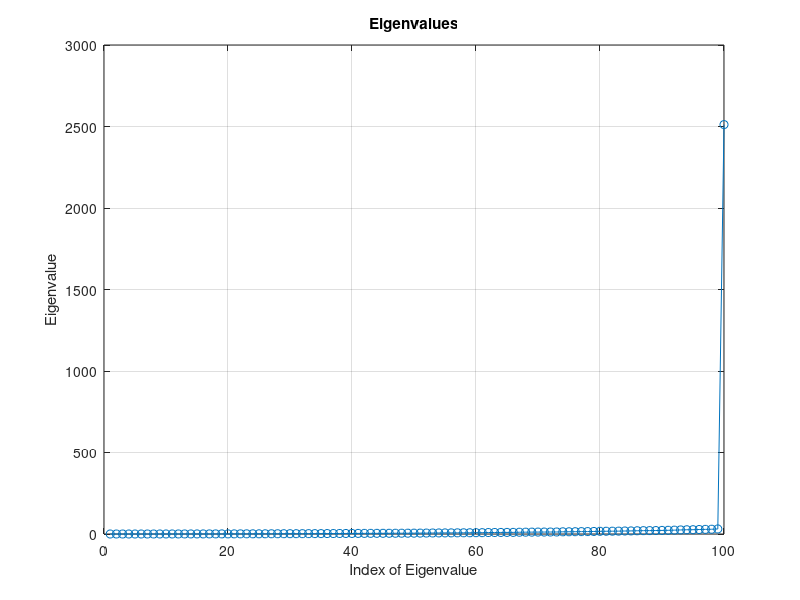
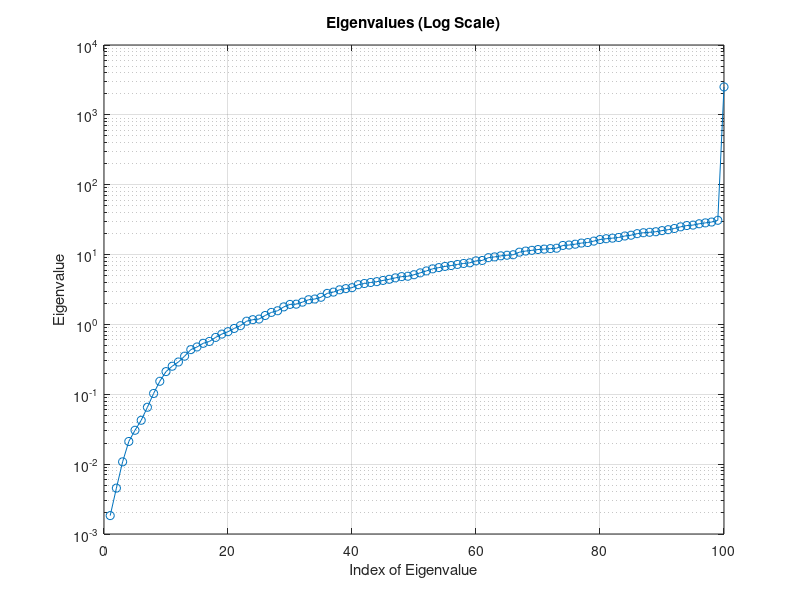

MATLAB code for these plots, in order:
data_A=load("test_data/A_test.mat")

A = data_A.A_test;

eigvals = eig(A)

figure;
plot(eigvals, '-o');
xlabel('Index of Eigenvalue');
ylabel('Eigenvalue');
title('Eigenvalues');
grid on;

figure;
semilogy(eigvals, '-o');
xlabel('Index of Eigenvalue');
ylabel('Eigenvalue');
title('Eigenvalues (Log Scale)');
grid on;

% Compute the condition number
cond_num = cond(A);
fprintf('Condition number of A: %.2e\n', cond_num);